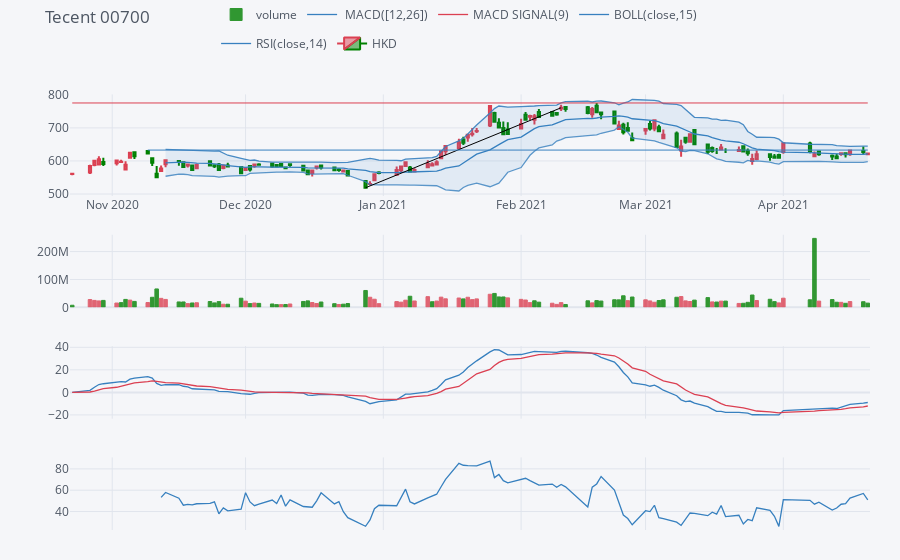

Source (notebook cell):
### Code cell
qf.add_rsi(periods=14, showbands=False)
plyo.iplot(
     qf.iplot(asFigure=True, up_color='red',down_color='green'),
     image='png',
     filename='qf_03'
)
